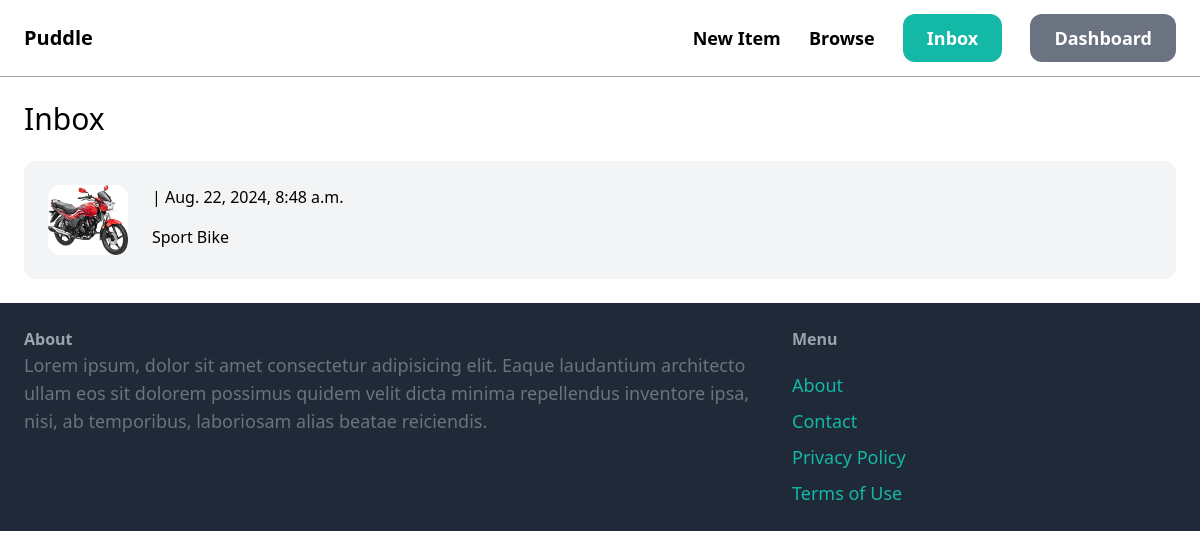
Before: /inbox/ (signed in) with the older database file.
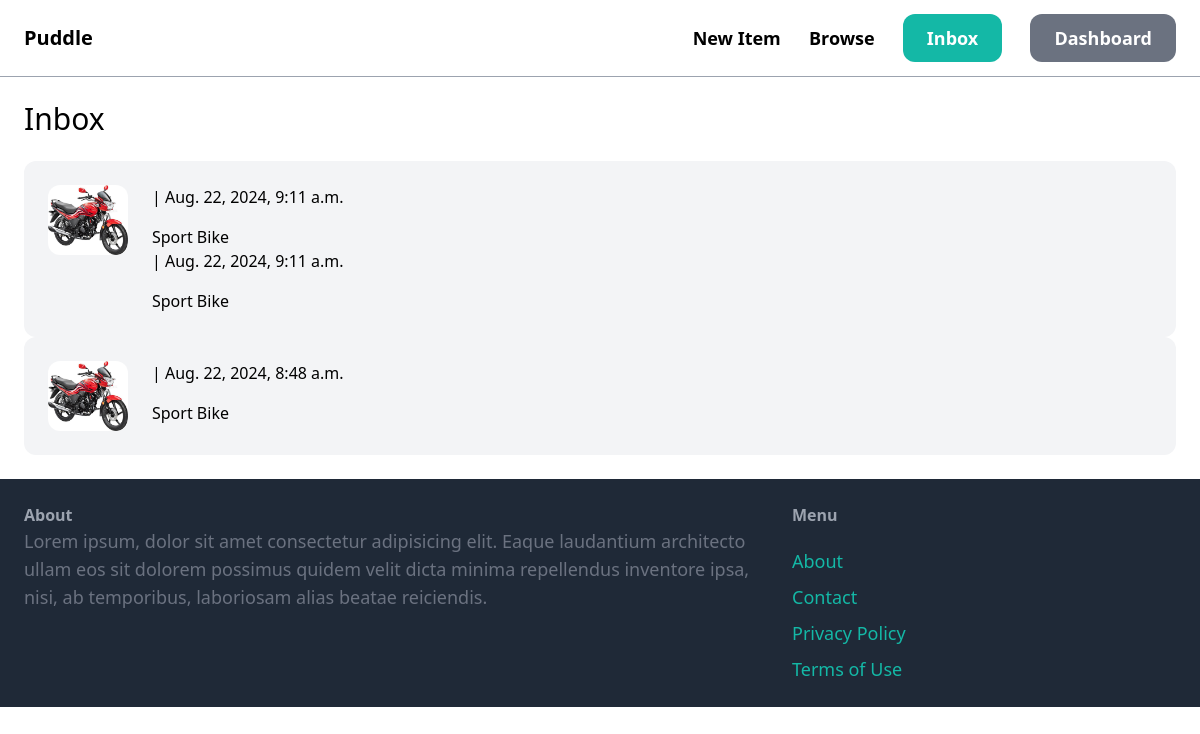
After: the same page with the newer database file.
### conversation/models.py (models this page shows)
class Conversation(models.Model):
    item = models.ForeignKey(Item, related_name='conversations', on_delete=models.CASCADE)
    members = models.ManyToManyField(User, related_name='conversations')
    created_at = models.DateTimeField(auto_now_add=True)
    modified_at = models.DateTimeField(auto_now=True)
    class Meta:
        ordering = ['-modified_at',]

### item/models.py (models this page shows, shortened)
class Item(models.Model):
    category = models.ForeignKey(Category, related_name='items', on_delete=models.CASCADE)
    name = models.CharField(max_length=255)
    description = models.TextField(blank=True, null=True)
    price = models.FloatField()
    image = models.ImageField(upload_to='item_images', blank=True, null=True)
    is_sold = models.BooleanField(default=False)
    created_by = models.ForeignKey(User, related_name='items', on_delete=models.CASCADE)
    created_at = models.DateTimeField(auto_now_add=True)

### conversation/views.py (the view)
# urls.py: path('', views.inbox, name='inbox'),
@login_required
def inbox(request):
    conversations = Conversation.objects.filter(members__in=[request.user.id])
    return render(request, 'conversation/inbox.html', {
        'conversations': conversations,
    })

### conversation/templates/conversation/inbox.html (shortened to what this page needs)
{% extends 'core/base.html' %}
{% block content %}
<h1 class="mb-6 text-3xl">Inbox</h1>
<div class="space-y-6">
    {% for conversation in conversations %}
    <a href="#">
        <div  class="p-6 flex bg-gray-100 rounded-xl">
            <div class="pr-6">
                <img src="{{ conversation.item.image.url }}" class="w-20 rounded-xl">
            </div>
            <div>
                {% for members in conversation.members.all %}
                    {% if member != request.user %}
                        <p class="mb-4"><strong>{{ member.username }}</strong> | {{ conversation.modified_at }}</p>
                        <p>{{ conversation.item.name }}</p>
                    {% endif %}
                {% endfor %}
            </div>
        </div>
    </a>
    {% endfor %}
</div>
{% endblock %}

Changed rows visible on the page:
added Conversation: item.image (picture), modified_at "Aug. 22, 2024, 9:11 a.m.", item.name "Sport Bike"
